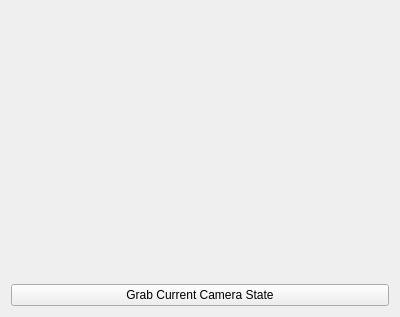
<?xml version="1.0" encoding="UTF-8"?>
<ui version="4.0">
 <class>PreferencesTab</class>
 <widget class="QWidget" name="PreferencesTab">
  <property name="geometry">
   <rect>
    <x>0</x>
    <y>0</y>
    <width>400</width>
    <height>317</height>
   </rect>
  </property>
  <property name="windowTitle">
   <string>Form</string>
  </property>
  <layout class="QHBoxLayout" name="horizontalLayout">
   <item>
    <layout class="QVBoxLayout" name="verticalLayout">
     <item>
      <widget class="ves::conductor::VesTreePropertyBrowser" name="preferencesPropertyBrowser" native="true"/>
     </item>
     <item>
      <widget class="QPushButton" name="btnGrabCurrentCameraState">
       <property name="geometry">
        <rect>
         <x>0</x>
         <y>270</y>
         <width>131</width>
         <height>23</height>
        </rect>
       </property>
       <property name="text">
        <string>Grab Current Camera State</string>
       </property>
      </widget>
     </item>
    </layout>
   </item>
  </layout>
 </widget>
 <customwidgets>
  <customwidget>
   <class>ves::conductor::VesTreePropertyBrowser</class>
   <extends>QWidget</extends>
   <header>ves/conductor/qt/propertyBrowser/VesTreePropertyBrowser.h</header>
   <container>1</container>
  </customwidget>
 </customwidgets>
 <resources/>
 <connections/>
</ui>
